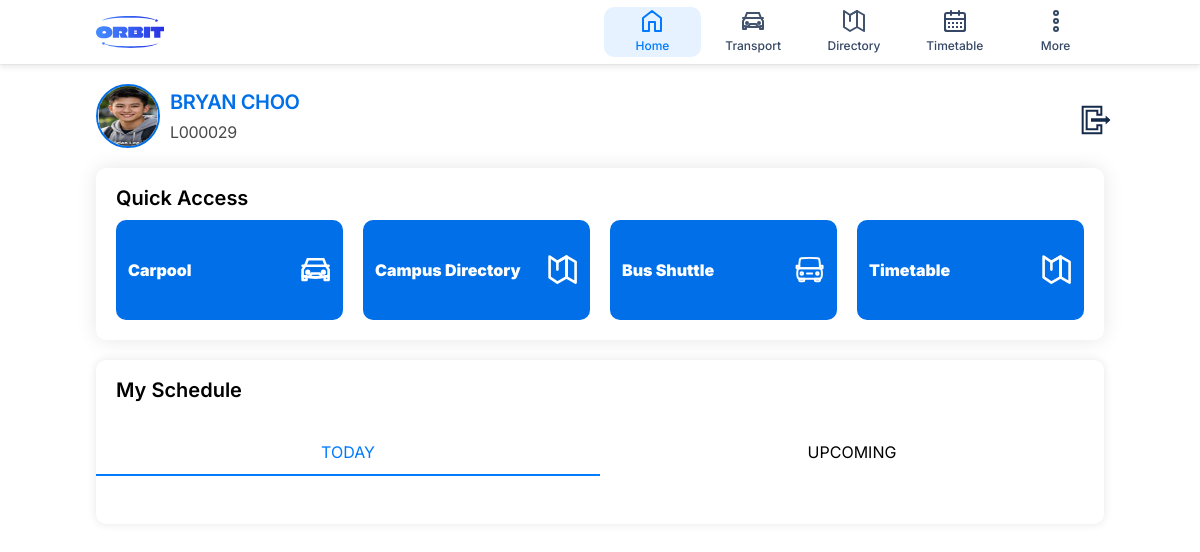
The app's page /client/src/pages/dashboard/dashboard.php (signed in) with its own data.
### tables this page shows
CREATE TABLE IF NOT EXISTS `user` (
  `user_id` int NOT NULL AUTO_INCREMENT,
  `name` varchar(255) NOT NULL,
  `password` varchar(255) NOT NULL,
  `email` varchar(50) NOT NULL,
  `phone` varchar(15) NOT NULL,
  `picture` varchar(50) DEFAULT NULL,
  `role` varchar(20) NOT NULL,
  PRIMARY KEY (`user_id`)
);

### server/models/user.php (called while the page is built, shortened)
<?php
class User {
    private $connection;
    public function __construct($database) {
        $this->connection = $database;
    }
    public function getUser($userID):array {
        $result = [
            "error" => True,
            "id" => $userID,
            "name" => "",
            "password" => "",
            "email" => "",
            "phone" => "",
            "picture" => "",
            "role" => ""
        ];
        $sql = "SELECT * FROM user WHERE user_id = $userID;";
        $statement = mysqli_query($this->connection, $sql);
        $user = mysqli_fetch_array($statement);
        if ($user) {
            $result["error"] = False;
            $result["name"] = $user["name"];
            $result["password"] = $user["password"];
            $result["email"] = $user["email"];
            $result["phone"] = $user["phone"];
            $result["picture"] = $user["picture"];
            $result["role"] = $user["role"];
        }
        return $result;
    }
}
?>

### server/controllers/manage-user.php (called while the page is built, shortened)
<?php
require_once ROOT.MODELS.'/user.php';
class ManageUser {
    private $userEditor;
    private $lecturerEditor;
    public function __construct() {
        global $connect;
        $this->userEditor = new User($connect);
        $this->lecturerEditor = new Lecturer($connect);
    }
    public function get($id):array {
        $result = [
            "error" => True,
        ];
        $user = $this->userEditor->getUser($id);
        $result["error"] = $user["error"];
        if ($result["error"]) {
            return $result;
        } else {
            $result["userID"] = $user["id"];
            $result["name"] = $user["name"];
            $result["password"] = $user["password"];
            $result["email"] = $user["email"];
            $result["phone"] = $user["phone"];
            $result["picture"] = $user["picture"];
            $result["role"] = $user["role"];
            $role = $user["role"];
        }
        switch ($role) {
            case "Lecturer":
                $lecturer = $this->lecturerEditor->getLecturer($id);
                $result["error"] = $lecturer["error"];
                if (!$result["error"]) {
                    $result["lecturerID"] = $lecturer["lecturerID"];
                    $result["qualification"] = $lecturer["qualification"];
                    $result["status"] = $lecturer["status"];
                }
                break;
        }
        return $result;
    }
}
?>

### server/routes/user-management-route.php (called while the page is built, shortened)
<?php
require_once ROOT.CONTROLLERS.'/manage-user.php';
$manageUser = new ManageUser();
function getUser($id) {
    global $manageUser;
    $data = $manageUser->get($id);
    return $data;
}
?>

### client/src/shared/components/user-profile-card.php (shortened to what this page needs)
<?php
function renderUserProfileCard($user)
{
    ob_start() ?>
    <div class="profile-card">
        <div class="profile-pic" onclick="openModal('userProfileView')">
            <img src="<?php if (file_exists(ROOT . UPLOADS . '/' . $user['picture'])) {
                            echo UPLOADS . '/' . $user['picture'];
                        } else {
                            echo UPLOADS . '/default-profile.png';
                        } ?>" alt="" width="60px" height="60px">
        </div>
        <div class="info-actions-wrapper">
            <div class="user-info">
                <h3 class="username">
                    <?php echo $user['name'] ?>
                </h3>
                <h4 class="student-id">
                    <?php
                    if (isset($user['studentID'])) {
                        echo $user['studentID'];
                    } elseif (isset($user['lecturerID'])) {
                        echo $user['lecturerID'];
                    }
                    ?>
                </h4>
            </div>
            <a href="<?php echo SERVICES . '/logout-service'; ?>" class="logout-button">
            </a>
        </div>
    </div>
<?php
    return;
}
?>

### client/src/styles/global.css (style rules this page uses)
*, *::before, *::after { margin: 0; padding: 0; box-sizing: border-box; font-family: "Inter", sans-serif; }

### client/src/styles/modal.css (style rules this page uses)
:root { --text-highlight: #007aff; --link-hover: #0057b5; --heading-2-color: #354764; --heading-color: #091e42; --id-bg-text: #dfe2e6; --id-text: #4a4a4b; --light-shadow: rgba(0, 0, 0, 0.1); --overlay-bg: rgba(0, 0, 0, 0.2); --profile-border: #007aff; }

### client/src/styles/profile-card.css (style rules this page uses)
.profile-card { display: flex; gap: 10px; width: 100%; align-items: center; }
.profile-card .profile-pic { display: flex; width: 64px; height: 64px; gap: 10px; aspect-ratio: 1/1; border-radius: 50%; align-items: center; border: 2px solid #006fe8; object-fit: cover; cursor: pointer; }
.profile-card .profile-pic img { border-radius: 50%; width: 60px; height: 60px; }
.profile-card .info-actions-wrapper { display: flex; justify-content: space-between; align-items: center; flex: 1 0 0; align-self: stretch; }
.info-actions-wrapper .user-info { display: flex; flex-direction: column; justify-content: center; align-items: flex-start; gap: 8px; width: fit-content; }
.info-actions-wrapper .user-info .username { color: #006fe8; text-align: center; font-family: Inter; font-size: 20px; font-style: normal; font-weight: 600; line-height: normal; letter-spacing: -0.4px; text-transform: uppercase; }
.info-actions-wrapper .user-info .student-id { color: var(--Foreground-SecondaryFlat, #4a4a4b); text-align: center; font-family: Inter; font-size: 16px; font-style: normal; font-weight: 400; line-height: normal; letter-spacing: -0.32px; text-transform: uppercase; }
.info-actions-wrapper .logout-button { width: 24px; height: 24px; aspect-ratio: 1/1; font-weight: 600; line-height: normal; letter-spacing: -0.32px; text-decoration: none; transition: 0.2s all ease-out; }

### client/src/styles/user-quick-access.css (style rules this page uses)
.quick-access-icon svg { width: 100%; height: 100%; display: block; color: fff; }

### records on screen
user: picture (picture), name "BRYAN CHOO"

### other values on screen
$name "Home Transport Directory Timetable More"
$user['lecturerID'] "L000029"
$buttonText "Carpool Campus Directory Bus Shuttle Timetable"
